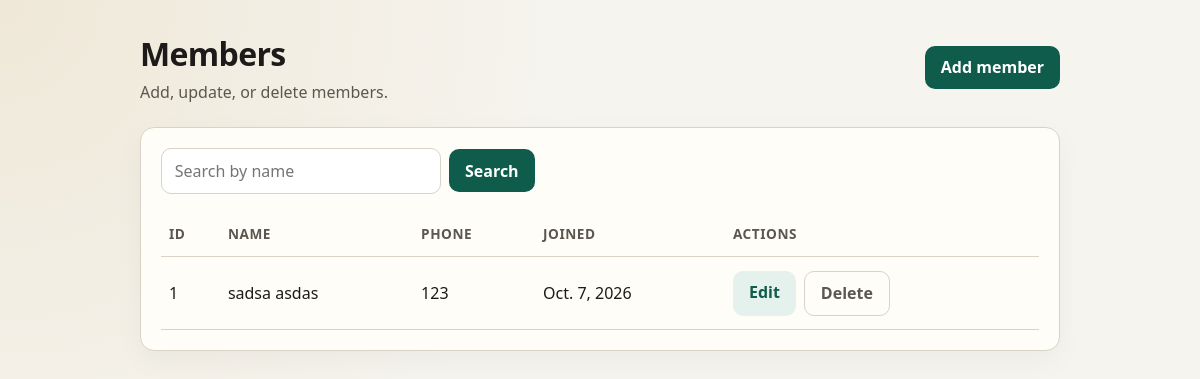
The app's page /app1/members/, older data.
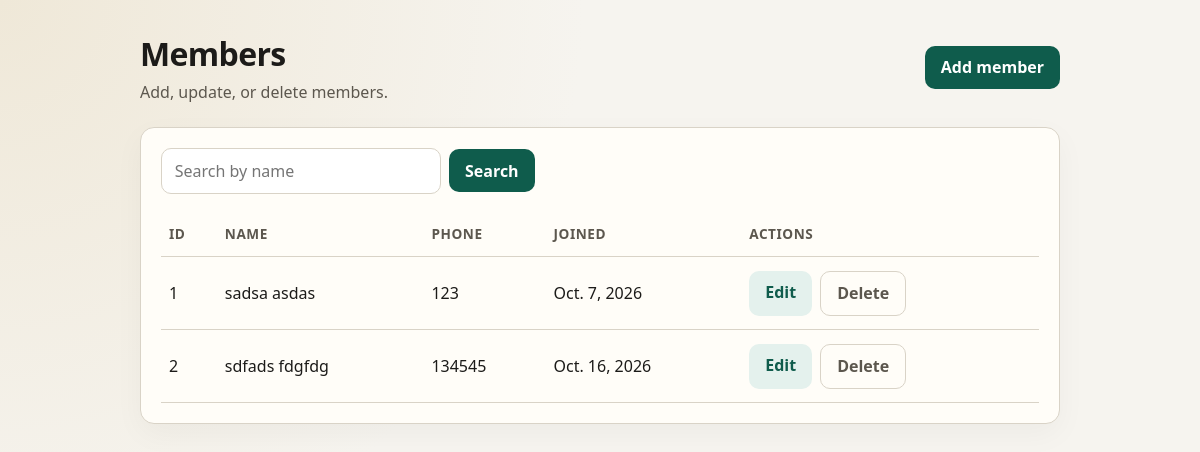
The same page, newer data.
### app1/models.py (models this page shows, shortened)
class Member(models.Model):
    firstname = models.CharField(max_length=255)
    lastname = models.CharField(max_length=255)
    phone = models.IntegerField(null=True)
    joined_date = models.DateField(null=True)

### app1/views.py (the view)
# urls.py: path('members/', views.members, name='members'),
def members(request):
    query = request.GET.get('q', '').strip()
    all_members = Member.objects.all().order_by('id')
    if query:
        all_members = all_members.filter(
            Q(firstname__icontains=query) | Q(lastname__icontains=query)
        )
    template = loader.get_template('members.html')
    context = {
        'members': all_members,
        'query': query,
    }
    return HttpResponse(template.render(context, request))

### app1/templates/members.html (shortened to what this page needs)
{% extends "base.html" %}
{% block content %}
<header>
  <div>
    <h1>Members</h1>
    <p class="lead">Add, update, or delete members.</p>
  </div>
  <a class="btn btn-primary" href="{% url 'add_member' %}">Add member</a>
</header>
<div class="panel">
  <form method="get" action="{% url 'members' %}" style="max-width: none; margin-bottom: 1rem; display: flex; gap: 0.5rem; align-items: center;">
    <input
      type="text"
      name="q"
      value="{{ query }}"
      placeholder="Search by name"
      style="max-width: 280px;"
    />
    <button class="btn btn-primary" type="submit">Search</button>
  </form>
  {% if members %}
  <table>
    <thead>
      <tr>
        <th>ID</th>
        <th>Name</th>
        <th>Phone</th>
        <th>Joined</th>
        <th>Actions</th>
      </tr>
    </thead>
    <tbody>
      {% for member in members %}
      <tr>
        <td>{{ member.id }}</td>
        <td>{{ member.firstname }} {{ member.lastname }}</td>
        <td>{{ member.phone|default:"—" }}</td>
        <td>{{ member.joined_date|default:"—" }}</td>
        <td>
          <div class="actions">
            <a class="btn btn-secondary" href="{% url 'update_member' member.id %}">Edit</a>
            <a class="btn btn-ghost" href="{% url 'delete_member' member.id %}">Delete</a>
          </div>
        </td>
      </tr>
      {% endfor %}
    </tbody>
  </table>
  {% elif query %}
  <p class="empty">No members match “{{ query }}”.</p>
  {% else %}
  <p class="empty">No members yet. Add your first one.</p>
  {% endif %}
</div>
{% endblock %}

Row changes from the older to the newer data that the page shows:
added Member: id "2", firstname "sdfads", lastname "fdgfdg", phone "134545", joined_date "Oct. 16, 2026"
